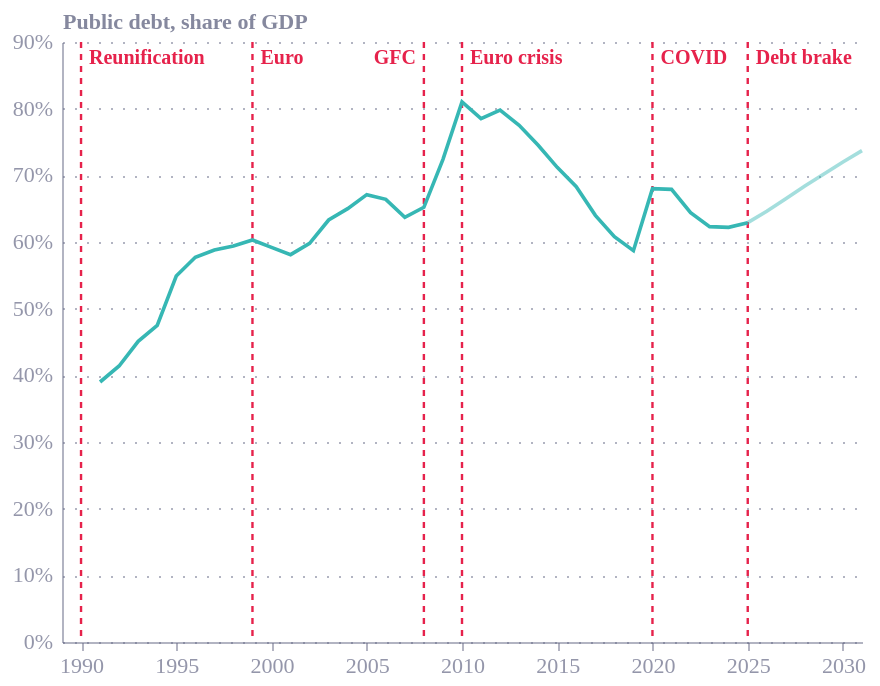

Write notebook code for a chart like this one.
### Code cell
from pathlib import Path

import altair as alt
import pandas as pd
from ecostyles import EcoStyles

styles = EcoStyles(); styles.register_and_enable_theme()

# ---------- data path: ../data first, else search up the folder tree ----------
FILENAME = "plot1+2_debt-to-gdp_g20.csv"
PATH = Path("../data") / FILENAME
if not PATH.exists():
    PATH = next(
        p for parent in [Path.cwd(), *list(Path.cwd().parents)[:4]]
        for p in parent.rglob(FILENAME)
    )
print("Using:", PATH.resolve())

# ---------- settings ----------
COUNTRY = "Germany"
PROJECTIONS_FROM = 2026        # years from here are IMF projections (lighter line)
EVENT_COL = "#E6224B"
GREY = "#676A86"

# (year, label, which side of the red line the label sits on)
# events outside the plotted range are dropped automatically
EVENTS = [
    (1914, "WWI",             "left"),
    (1923, "Hyperinflation",  "left"),
    (1939, "WWII",            "left"),
    (1948, "Currency reform", "left"),
    (1990, "Reunification",   "left"),
    (1999, "Euro",     "left"),
    (2008, "GFC",             "right"),
    (2010, "Euro crisis",     "left"),
    (2020, "COVID",        "left"),
    (2025, "Debt brake",      "left"),
]

# ---------- data ----------
raw = pd.read_csv(PATH, na_values="no data")
df = raw[["Year", COUNTRY]].dropna().rename(columns={"Year": "year", COUNTRY: "debt"})
df["year"] = df["year"].astype(int)
df["date"] = pd.to_datetime(df["year"], format="%Y")
df["period"] = df["year"].ge(PROJECTIONS_FROM).map({True: "projection", False: "actual"})
df["series"] = COUNTRY          # constant field so the theme assigns the colour

# repeat the last actual year so the lighter projection joins the line
join = df[df["year"] == PROJECTIONS_FROM - 1].assign(period="projection")
plot_df = pd.concat([df, join], ignore_index=True)

first, last = int(df["year"].min()), int(df["year"].max())
events = pd.DataFrame(EVENTS, columns=["year", "label", "lab_align"])
events = events[events["year"].between(first - 1, last)].copy()
events["date"] = pd.to_datetime(events["year"], format="%Y")
events["ypx"] = 8               # label height in pixels from the top
print("Events shown:", events["label"].tolist())

x_start = min(first, int(events["year"].min())) - 1     # one year of padding on the left

# ---------- chart ----------
ev_rule = alt.Chart(events).mark_rule(
    color=EVENT_COL, strokeDash=[3, 3], strokeWidth=1.2).encode(x="date:T")

def ev_text(align, dx):
    return alt.Chart(events[events["lab_align"] == align]).mark_text(
        align=align, dx=dx, fontSize=10, fontWeight="bold", color=EVENT_COL).encode(
        x="date:T", y=alt.Y("ypx:Q", scale=None), text="label:N")

left_txt, right_txt = ev_text("left", 4), ev_text("right", -4)

line = alt.Chart(plot_df).mark_line(strokeWidth=1.8).encode(
    x=alt.X(
        "date:T", title=None,
        scale=alt.Scale(domain=[f"{x_start}-01-01", f"{last}-01-01"]),
        axis=alt.Axis(format="%Y", tickCount=alt.TimeIntervalStep(interval="year", step=5)),
    ),
    y=alt.Y(
        "debt:Q", scale=alt.Scale(zero=True),
        title="Public debt, share of GDP",
        axis=alt.Axis(labelExpr="datum.label + '%'"),
    ),
    color=alt.Color("series:N", legend=None),
    opacity=alt.Opacity(
        "period:N", legend=None,
        scale=alt.Scale(domain=["actual", "projection"], range=[1, 0.45]),
    ),
    order="date:T",
)

caption = alt.Title(
    text="Source: IMF World Economic Outlook",
    subtitle=[f"{COUNTRY}: general government gross debt, % of GDP, {first}–{last}. "
              "Lighter line shows IMF projections; red lines mark historic events."],
    orient="bottom", anchor="start",
    fontSize=11, subtitleFontSize=10,
    color=GREY, subtitleColor=GREY, dy=12)

chart = (
    (ev_rule + left_txt + right_txt + line)
    .properties(width=400, height=300)
    .configure(background="white", font="Circular Std")
    .configure_view(fill="transparent", stroke="transparent")
    .configure_axis(labelColor=GREY, titleColor=GREY))

styles.save(chart, path=".", name="germany_debt_to_gdp", svg=True)
chart.save("germany_debt_to_gdp.png", scale_factor=2.0)
chart

### Figure 1 — Vega-Lite specification as saved in the notebook (floating-point values rounded to 4 significant figures)
{"config": {"font": "Circular Std", "text": {"color": "#676A86", "align": "left", "baseline": "middle", "dx": 7, "dy": 0, "fontSize": 11}, "view": {"stroke": "transparent", "continuousWidth": 400, "continuousHeight": 300, "discreteWidth": 400, "discreteHeight": 300, "fill": "transparent"}, "range": {"category": ["#36B7B4", "#E6224B", "#F4C245", "#0063AF", "#00A767", "#179FDB", "#EB5C2E"], "diverging": ["#E6224B", "#E54753", "#C9C9C9", "#179FDB", "#122B39"], "heatmap": ["#C9C9C9", "#179FDB", "#0063AF", "#122B39"], "ordinal": ["#00A767", "#36B7B4", "#179FDB", "#0063AF", "#243B5A"]}, "bar": {"color": "#179fdb"}, "line": {"color": "#e6224b"}, "rule": {"color": "#676A86"}, "area": {"opacity": 0.3}, "point": {"filled": true, "size": 80, "color": "#e6224b", "opacity": 0.95}, "geoshape": {"stroke": "white", "strokeWidth": 0.3}, "rect": {"fill": "#d6d4d4", "opacity": 0.3}, "axis": {"labelColor": "#676A86", "labelFontSize": 11, "labelFont": "Circular Std", "labelOpacity": 0.7, "tickColor": "#676A86", "tickOpacity": 0.5, "domainColor": "#676A86", "domainOpacity": 0.5, "gridColor": "#676A86", "gridDash": [2, 2], "gridOpacity": 0.5, "title": null, "titleColor": "#676A86", "titleOpacity": 0.8, "tickSize": 4}, "axisXDiscrete": {"grid": false, "labelAngle": 0, "tickCount": 10, "tickOpacity": 0.5, "title": null}, "axisYDiscrete": {"ticks": false, "labelPadding": 5}, "axisXTemporal": {"grid": false, "ticks": true}, "axisXQuantitative": {"grid": true}, "axisYQuantitative": {"gridColor": "#676A86", "gridDash": [1, 5], "gridOpacity": 0.5, "ticks": false, "labelPadding": 5, "tickCount": 8, "titleAngle": 0, "titleAlign": "left", "titleBaseline": "bottom", "titleX": 0, "titleY": -5}, "title": {"color": "#676A86E6", "subtitleColor": "#676A86", "font": "Circular Std", "subtitleFont": "Circular Std", "anchor": "start", "fontSize": 14, "subtitleFontSize": 12, "subtitlePadding": 4, "offset": 0, "frame": "group"}, "legend": {"titleColor": "#122b39", "title": null, "labelColor": "#122b39", "labelFontSize": 11}, "background": "white"}, "layer": [{"data": {"name": "data-23499fd6fe3aeeee6a7ea055b0273863"}, "mark": {"type": "rule", "color": "#E6224B", "strokeDash": [3, 3], "strokeWidth": 1.2}, "encoding": {"x": {"field": "date", "type": "temporal"}}}, {"data": {"name": "data-589bfd31f88ea1507b659fd2ec9fa776"}, "mark": {"type": "text", "align": "left", "color": "#E6224B", "dx": 4, "fontSize": 10, "fontWeight": "bold"}, "encoding": {"text": {"field": "label", "type": "nominal"}, "x": {"field": "date", "type": "temporal"}, "y": {"field": "ypx", "scale": null, "type": "quantitative"}}}, {"data": {"name": "data-b5294c07ff6be6647f6f351106328847"}, "mark": {"type": "text", "align": "right", "color": "#E6224B", "dx": -4, "fontSize": 10, "fontWeight": "bold"}, "encoding": {"text": {"field": "label", "type": "nominal"}, "x": {"field": "date", "type": "temporal"}, "y": {"field": "ypx", "scale": null, "type": "quantitative"}}}, {"data": {"name": "data-69b66cfdcea9d653e1176af9c32d9439"}, "mark": {"type": "line", "strokeWidth": 1.8}, "encoding": {"color": {"field": "series", "legend": null, "type": "nominal"}, "opacity": {"field": "period", "legend": null, "scale": {"domain": ["actual", "projection"], "range": [1, 0.45]}, "type": "nominal"}, "order": {"field": "date", "type": "temporal"}, "x": {"axis": {"format": "%Y", "tickCount": {"interval": "year", "step": 5}}, "field": "date", "scale": {"domain": ["1989-01-01", "2031-01-01"]}, "title": null, "type": "temporal"}, "y": {"axis": {"labelExpr": "datum.label + '%'"}, "field": "debt", "scale": {"zero": true}, "title": "Public debt, share of GDP", "type": "quantitative"}}}], "height": 300, "width": 400, "$schema": "https://vega.github.io/schema/vega-lite/v6.4.1.json", "datasets": {"data-23499fd6fe3aeeee6a7ea055b0273863": [{"year": 1990, "label": "Reunification", "lab_align": "left", "date": "1990-01-01T00:00:00", "ypx": 8}, {"year": 1999, "label": "Euro", "lab_align": "left", "date": "1999-01-01T00:00:00", "ypx": 8}, {"year": 2008, "label": "GFC", "lab_align": "right", "date": "2008-01-01T00:00:00", "ypx": 8}, {"year": 2010, "label": "Euro crisis", "lab_align": "left", "date": "2010-01-01T00:00:00", "ypx": 8}, {"year": 2020, "label": "COVID", "lab_align": "left", "date": "2020-01-01T00:00:00", "ypx": 8}, {"year": 2025, "label": "Debt brake", "lab_align": "left", "date": "2025-01-01T00:00:00", "ypx": 8}], "data-589bfd31f88ea1507b659fd2ec9fa776": [{"year": 1990, "label": "Reunification", "lab_align": "left", "date": "1990-01-01T00:00:00", "ypx": 8}, {"year": 1999, "label": "Euro", "lab_align": "left", "date": "1999-01-01T00:00:00", "ypx": 8}, {"year": 2010, "label": "Euro crisis", "lab_align": "left", "date": "2010-01-01T00:00:00", "ypx": 8}, {"year": 2020, "label": "COVID", "lab_align": "left", "date": "2020-01-01T00:00:00", "ypx": 8}, {"year": 2025, "label": "Debt brake", "lab_align": "left", "date": "2025-01-01T00:00:00", "ypx": 8}], "data-b5294c07ff6be6647f6f351106328847": [{"year": 2008, "label": "GFC", "lab_align": "right", "date": "2008-01-01T00:00:00", "ypx": 8}], "data-69b66cfdcea9d653e1176af9c32d9439": [{"year": 1991, "debt": 39.0, "date": "1991-01-01T00:00:00", "period": "actual", "series": "Germany"}, {"year": 1992, "debt": 41.4, "date": "1992-01-01T00:00:00", "period": "actual", "series": "Germany"}, {"year": 1993, "debt": 45.1, "date": "1993-01-01T00:00:00", "period": "actual", "series": "Germany"}, {"year": 1994, "debt": 47.5, "date": "1994-01-01T00:00:00", "period": "actual", "series": "Germany"}, {"year": 1995, "debt": 54.9, "date": "1995-01-01T00:00:00", "period": "actual", "series": "Germany"}, {"year": 1996, "debt": 57.7, "date": "1996-01-01T00:00:00", "period": "actual", "series": "Germany"}, {"year": 1997, "debt": 58.8, "date": "1997-01-01T00:00:00", "period": "actual", "series": "Germany"}, {"year": 1998, "debt": 59.4, "date": "1998-01-01T00:00:00", "period": "actual", "series": "Germany"}, {"year": 1999, "debt": 60.3, "date": "1999-01-01T00:00:00", "period": "actual", "series": "Germany"}, {"year": 2000, "debt": 59.2, "date": "2000-01-01T00:00:00", "period": "actual", "series": "Germany"}, {"year": 2001, "debt": 58.1, "date": "2001-01-01T00:00:00", "period": "actual", "series": "Germany"}, {"year": 2002, "debt": 59.8, "date": "2002-01-01T00:00:00", "period": "actual", "series": "Germany"}, {"year": 2003, "debt": 63.3, "date": "2003-01-01T00:00:00", "period": "actual", "series": "Germany"}, {"year": 2004, "debt": 65.0, "date": "2004-01-01T00:00:00", "period": "actual", "series": "Germany"}, {"year": 2005, "debt": 67.1, "date": "2005-01-01T00:00:00", "period": "actual", "series": "Germany"}, {"year": 2006, "debt": 66.4, "date": "2006-01-01T00:00:00", "period": "actual", "series": "Germany"}, {"year": 2007, "debt": 63.7, "date": "2007-01-01T00:00:00", "period": "actual", "series": "Germany"}, {"year": 2008, "debt": 65.2, "date": "2008-01-01T00:00:00", "period": "actual", "series": "Germany"}, {"year": 2009, "debt": 72.4, "date": "2009-01-01T00:00:00", "period": "actual", "series": "Germany"}, {"year": 2010, "debt": 81.0, "date": "2010-01-01T00:00:00", "period": "actual", "series": "Germany"}, {"year": 2011, "debt": 78.5, "date": "2011-01-01T00:00:00", "period": "actual", "series": "Germany"}, {"year": 2012, "debt": 79.8, "date": "2012-01-01T00:00:00", "period": "actual", "series": "Germany"}, {"year": 2013, "debt": 77.5, "date": "2013-01-01T00:00:00", "period": "actual", "series": "Germany"}, {"year": 2014, "debt": 74.5, "date": "2014-01-01T00:00:00", "period": "actual", "series": "Germany"}, {"year": 2015, "debt": 71.2, "date": "2015-01-01T00:00:00", "period": "actual", "series": "Germany"}, {"year": 2016, "debt": 68.3, "date": "2016-01-01T00:00:00", "period": "actual", "series": "Germany"}, {"year": 2017, "debt": 64.0, "date": "2017-01-01T00:00:00", "period": "actual", "series": "Germany"}, {"year": 2018, "debt": 60.8, "date": "2018-01-01T00:00:00", "period": "actual", "series": "Germany"}, {"year": 2019, "debt": 58.7, "date": "2019-01-01T00:00:00", "period": "actual", "series": "Germany"}, {"year": 2020, "debt": 68.0, "date": "2020-01-01T00:00:00", "period": "actual", "series": "Germany"}, {"year": 2021, "debt": 67.9, "date": "2021-01-01T00:00:00", "period": "actual", "series": "Germany"}, {"year": 2022, "debt": 64.4, "date": "2022-01-01T00:00:00", "period": "actual", "series": "Germany"}, {"year": 2023, "debt": 62.3, "date": "2023-01-01T00:00:00", "period": "actual", "series": "Germany"}, {"year": 2024, "debt": 62.2, "date": "2024-01-01T00:00:00", "period": "actual", "series": "Germany"}, {"year": 2025, "debt": 62.9, "date": "2025-01-01T00:00:00", "period": "actual", "series": "Germany"}, {"year": 2026, "debt": 64.6, "date": "2026-01-01T00:00:00", "period": "projection", "series": "Germany"}, {"year": 2027, "debt": 66.5, "date": "2027-01-01T00:00:00", "period": "projection", "series": "Germany"}, {"year": 2028, "debt": 68.4, "date": "2028-01-01T00:00:00", "period": "projection", "series": "Germany"}, {"year": 2029, "debt": 70.2, "date": "2029-01-01T00:00:00", "period": "projection", "series": "Germany"}, {"year": 2030, "debt": 72.0, "date": "2030-01-01T00:00:00", "period": "projection", "series": "Germany"}, {"year": 2031, "debt": 73.7, "date": "2031-01-01T00:00:00", "period": "projection", "series": "Germany"}, {"year": 2025, "debt": 62.9, "date": "2025-01-01T00:00:00", "period": "projection", "series": "Germany"}]}}
